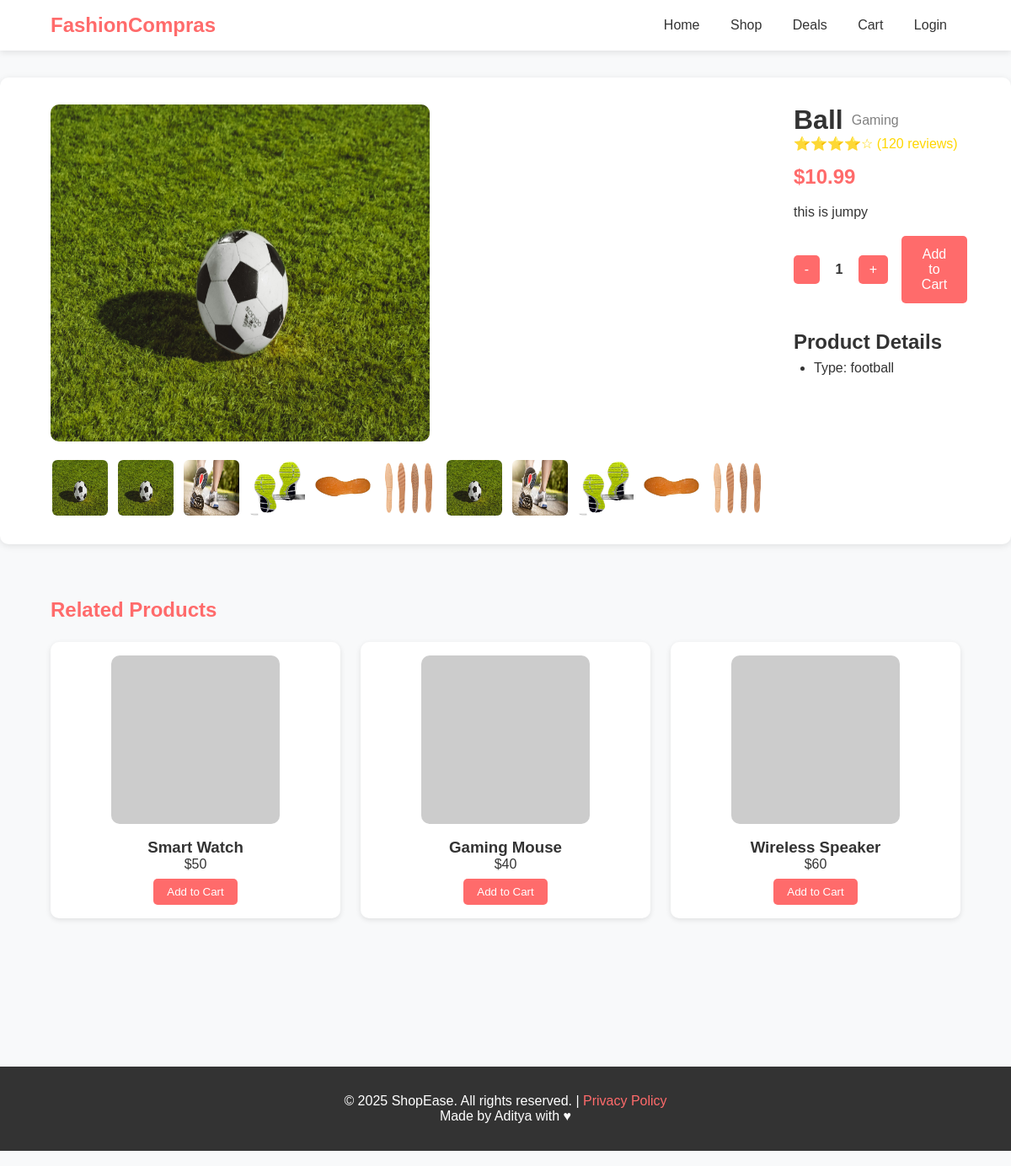
Screenshot of /item/1/ with the database file from the repository.
### app/models.py (models this page shows, shortened)
class Item(models.Model):
    CATEGORY_CHOICES = [
        ("fashion", "Fashion"),
        ("electronics", "Electronics"),
        ("food", "Food"),
        ("home", "Home"),
        ("gaming", "Gaming"),
    ]
    user = models.ForeignKey(Auth, on_delete=models.CASCADE, related_name="items")#A user's items.
    name = models.CharField(max_length=100)
    description = models.TextField()
    price = models.DecimalField(max_digits=10, decimal_places=2)
    quantity = models.PositiveIntegerField(default=0)
    category = models.CharField(max_length=20, choices=CATEGORY_CHOICES)
    created_at = models.DateTimeField(auto_now_add=True)
    updated_at = models.DateTimeField(auto_now=True)

class ItemImage(models.Model):
    item = models.ForeignKey(Item, on_delete=models.CASCADE, related_name="images")
    image = models.ImageField(upload_to="item_images/", default="blank_image.png")

class Specification(models.Model):
    item = models.ForeignKey(Item, on_delete=models.CASCADE, related_name="specifications")
    key = models.CharField(max_length=100)
    value = models.CharField(max_length=255)

### app/views.py (the view)
# urls.py: path('item/<int:pk>/', views.item_detail, name='item'),
def item_detail(request, pk):
    item = get_object_or_404(Item.objects.prefetch_related("images"), pk=pk)
    context = {
        'item': item,
        'images': item.images.all(),  # pass images separately if you want
    }
    return render(request, "item.html", context)

### app/templates/item.html (shortened to what this page needs)
{% extends "main.html" %}
{% load static %}
{% block content %}
</head>
<body>
  <div class="product-container">
<div class="product-images">
  {% if item.images.exists %}
    <img src="{{ item.images.first.image.url }}" alt="{{ item.name }}" class="main-img" id="mainImage">
  {% else %}
    <img src="{% static 'images/blank_image.png' %}" alt="{{ item.name }}" class="main-img" id="mainImage">
  {% endif %}
  <div class="thumbnail-row">
    {% for img in item.images.all %}
      <img src="{{ img.image.url }}" alt="{{ item.name }}" class="other-images" onclick="changeImage(this)">
    {% empty %}
      <img src="{% static 'images/blank_image.png' %}" alt="{{ item.name }}" class="other-images" onclick="changeImage(this)">
    {% endfor %}
  </div>
</div>
    <div class="product-details">
      <div style="display:flex; align-items:center; gap:10px;">
        <h1 style="margin:0;">{{ item.name }}</h1>
        <p style="margin:0; color:grey;">{{ item.category }}</p>
      </div>
      <div class="rating">⭐⭐⭐⭐☆ (120 reviews)</div>
      <div>
        <span id="price">${{ item.price }}</span>
      </div>
      <p class="description">
        {{item.description}}
      </p>
      <div class="actions">
        <div class="quantity">
          <button onclick="updateQty(-1)">-</button>
          <span id="qty">1</span>
          <button onclick="updateQty(1)">+</button>
        </div>
        <button class="add-cart">Add to Cart</button>
      </div>
      <div class="product-info">
        <h2>Product Details</h2>
        <ul>
           {% for spec in item.specifications.all %}
            <li>{{ spec.key }}: {{ spec.value }}</li>
          {% endfor %}
        </ul>
      </div>
    </div>
  </div>
  <section class="related">
    <h2>Related Products</h2>
    <div class="related-grid">
      <div class="related-item">
        <img src="https://via.placeholder.com/200" alt="Related">
        <h3>Smart Watch</h3>
        <p>$50</p>
        <button>Add to Cart</button>
      </div>
      <div class="related-item">
        <img src="https://via.placeholder.com/200" alt="Related">
        <h3>Gaming Mouse</h3>
        <p>$40</p>
        <button>Add to Cart</button>
      </div>
      <div class="related-item">
        <img src="https://via.placeholder.com/200" alt="Related">
        <h3>Wireless Speaker</h3>
        <p>$60</p>
        <button>Add to Cart</button>
      </div>
    </div>
  </section>
{%endblock%}

### app/templates/item.html (style rules this page uses)
* { margin: 0; padding: 0; box-sizing: border-box; font-family: Arial, sans-serif; }
body { background: #f8f9fa; color: #333; }
.product-container { display: grid; grid-template-columns: 1.2fr 1fr; gap: 2rem; padding: 2rem 5%; background: #fff; margin: 2rem auto; border-radius: 10px; box-shadow: 0 2px 8px rgba(0,0,0,0.1); max-width: 1200px; }
.main-img { height: 400px; width: 450px; border-radius: 10px; margin-bottom: 1rem; }
.thumbnail-row { display: flex; gap: 0.5rem; }
.thumbnail-row img { width: 70px; height: 70px; border-radius: 8px; cursor: pointer; border: 2px solid transparent; transition: 0.3s; }
.product-details h1 { font-size: 2rem; margin-bottom: 0.5rem; }
.rating { color: gold; margin-bottom: 1rem; }
#price { font-size: 1.5rem; font-weight: bold; margin-bottom: 0.5rem; color: #ff6b6b; }
.description { margin: 1rem 0; line-height: 1.5; }
.actions { display: flex; align-items: center; gap: 1rem; margin: 1rem 0; }
.quantity { display: flex; align-items: center; gap: 0.5rem; }
.quantity button { background: #ff6b6b; border: none; color: #fff; padding: 0.5rem 0.8rem; border-radius: 5px; cursor: pointer; font-size: 1rem; }
.quantity span { min-width: 30px; text-align: center; font-weight: bold; }
.add-cart { background: #ff6b6b; color: #fff; border: none; padding: 0.8rem 1.5rem; border-radius: 5px; font-size: 1rem; cursor: pointer; }
.product-info { margin-top: 2rem; }
.product-info h2 { margin-bottom: 0.5rem; }
.product-info ul { margin-left: 1.5rem; list-style: disc; }
.related { padding: 2rem 5%; margin-top: 2rem; }
.related h2 { margin-bottom: 1.5rem; color: #ff6b6b; }
.related-grid { display: grid; grid-template-columns: repeat(auto-fit, minmax(200px,1fr)); gap: 1.5rem; }
.related-item { background: #fff; padding: 1rem; border-radius: 10px; text-align: center; box-shadow: 0 2px 6px rgba(0,0,0,0.1); transition: 0.3s; }
.related-item img { max-width: 100%; border-radius: 10px; margin-bottom: 0.8rem; }
.related-item button { background: #ff6b6b; color: #fff; border: none; padding: 0.5rem 1rem; border-radius: 5px; cursor: pointer; margin-top: 0.5rem; }

### rows the page displays
Item: images.first.image (picture), name "Ball", category "Gaming", price "10.99", description "this is jumpy"
ItemImage: image (picture)
ItemImage: image (picture)
ItemImage: image (picture)
ItemImage: image (picture)
ItemImage: image (picture)
ItemImage: image (picture)
ItemImage: image (picture)
ItemImage: image (picture)
ItemImage: image (picture)
ItemImage: image (picture)
ItemImage: image (picture)
Specification: key "Type", value "football"
